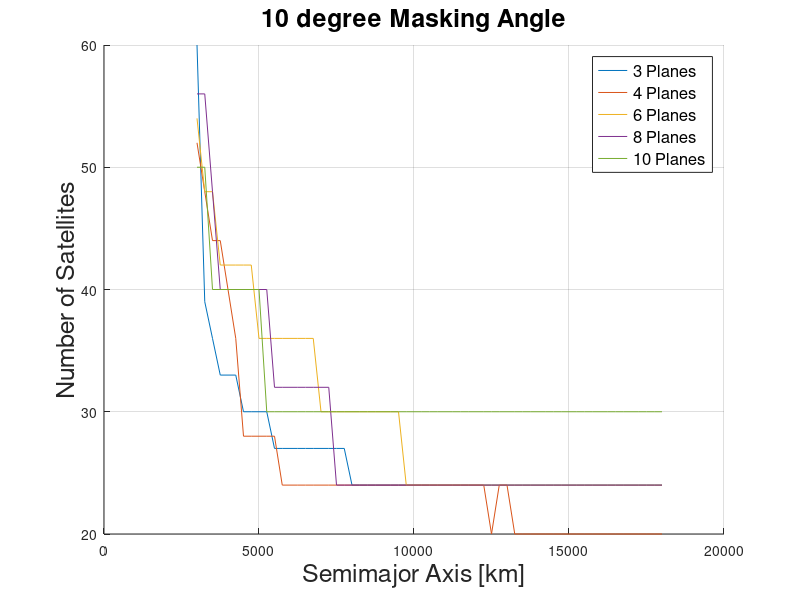
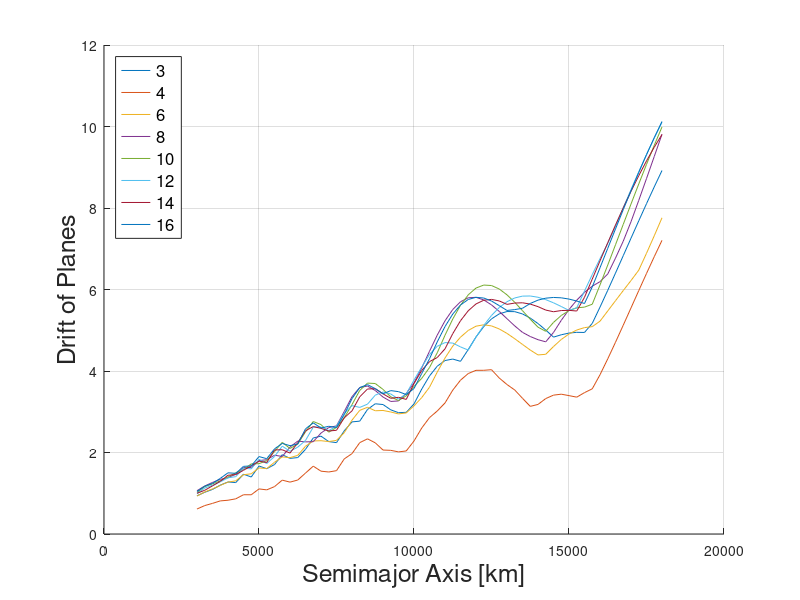

MATLAB code for these plots, in order: (Note: this script raises an error after producing the figures.)
%% Constellation Element Trade 10 degree
% add forcemodel
clear ; close all ; clc ;

% results = xlsread( 'CTR_20d_2.csv' ) ;
% save( 'CTR_0d.mat' ) ;

load( 'CTR_10d.mat' ) ;
aR = results( : , 1 ) ;
iR = results( : , 2 ) ;
TR = results( : , 3 ) ;
PR = results( : , 4 ) ;
COVaR = results( : , 7 ) ;
COVsR = results( : , 8 ) ;
dvmaxR = results( : , 9 ) ;
dvavgR = results( : , 10 ) ;
P = [ 3 , 4 , 6 , 8 , 10 , 12 , 14 , 16 ] ;

for ii = 1:length(P)
        index = find( PR == P(ii) ) ;
        a(:,ii) = aR( index ) ;
        i(:,ii) = iR( index ) ;
        T(:,ii) = TR( index ) ;
        Ps(:,ii) = PR( index ) ;
        dvmax(:,ii) = dvmaxR( index ) ;
        dvavg(:,ii) = dvavgR( index ) ;
        a(:,ii) = aR( index ) ;
        i(:,ii) = iR( index ) ;
        T(:,ii) = TR( index ) ;
        COVa(:,ii) = COVaR( index ) ;
        COVs(:,ii) = COVsR( index ) ;
        dvmax(:,ii) = dvmaxR( index ) ;
        dvavg(:,ii) = dvavgR( index ) ;
end
aLabel = a(:,1) ;

figure
hold on
grid on
for ii = 1:5 %length(P)
    plot( a(:,ii) , T(:,ii) )
end
hold off
% set( gca , 'XTick' , [] , 'YTick' , [] )
xlabel( 'Semimajor Axis [km]' , 'fontsize' , 18)
ylabel( 'Number of Satellites' , 'fontsize' , 18)
title( '10 degree Masking Angle' , 'fontsize' , 18)
legend( '3 Planes' , '4 Planes' , '6 Planes' , '8 Planes' , '10 Planes' , '12 Planes' , '14 Planes' , '16 Planes' , 'fontsize' , 12) ;

figure
hold on
grid on
for ii = 1:length(P)
    plot( a(:,ii) , dvmax(:,ii) )
end
hold off
% set( gca , 'XTick' , [] , 'YTick' , [] )
xlabel( 'Semimajor Axis [km]' , 'fontsize' , 18 )
ylabel( 'Drift of Planes' , 'fontsize' , 18 )
legend( '3' , '4' , '6' , '8' , '10' , '12' , '14' , '16' , 'fontsize' , 12 , 'location' , 'northwest' ) ;
% 
% figure
% hold on
% for ii = 1:length(P)
%     plot( a(:,ii) , COVa(:,ii) )
% end
% hold off
% xlabel( 'Semimajor Axis [km]' )
% ylabel( 'COV' )
% legend( '3' , '4' , '6' , '8' , '10' , '12' , '14' , '16' ) ;

Tmap = mapHL( T , 9 ) ;
Pmap = mapHL( Ps , 5 ) ;
dvmap = mapHL( dvmax , 7 ) ;
COVmap = mapHL( COVa , 1 ) ;
intersection = pinter( P ) ;
D = size( a ) ;
intersectionFull = intersection ;
for ii = 2:D(1)
    intersectionFull = [ intersectionFull ; intersection ] ;
end
imap = mapHL( intersectionFull , 3 ) ;

score = Tmap + Pmap + dvmap + COVmap + imap ;
figure
surf( P , aLabel , score )
xlabel( 'Planes' )
ylabel( 'Semimajor Axis [km]' )
zlabel( 'Score in Trade Study' )





function Amap = mapHL( A , weight )
maximum = max( max( A ) ) ;
offset = min( min( A ) ) ;
D = size( A ) ;
    for ii = 1:D(1)
        for jj = 1:D(2) 
            Amap(ii,jj) = weight*( 10 - floor( 10*( A(ii,jj) - offset )/( maximum - offset ) ) ) ;
        end
    end
end

function inter = pinter( P )
ending = length(P) ;
    for jj = 1:ending
        interv = 0 ;
        for ii = 1:P(jj)-1
            interv = interv + ii ;
        end
        inter(jj) = interv*2 ;
    end
end
